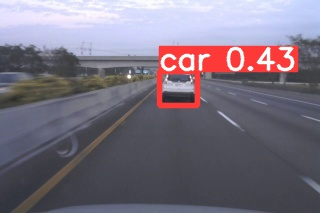
#> input picture YOLOV5/detect/exp1/315.jpg, 320 x 213 px, given as the content of the folder ./test_image/03/, which was not available
$ python lane_det_warp2.py
#> lines starting #> are read from the running program, lines starting #| are printed output that depends on the picture; after the words box and inside, x2 and y2 are one past the last pixel; in counts of white or black regions, pixels touching at a corner belong together; pictures that were not available may be replaced by others from this repository, and a replacement may not be noted
# from moviepy.editor import VideoFileClip
import matplotlib.pyplot as plt
import matplotlib.image as mplimg
import numpy as np
import cv2
import os
import glob


blur_ksize = 5  # Gaussian blur kernel size
canny_lthreshold = 40  # Canny edge detection low threshold
canny_hthreshold = 120  # Canny edge detection high threshold

# Hough transform parameters

rho = 1 #rho的步長，即直線到影象原點(0,0)點的距離
theta = np.pi / 180 #theta的範圍
threshold = 20 #累加器中的值高於它時才認為是一條直線
min_line_length = 20 #線的最短長度，比這個短的都被忽略
max_line_gap = 30 #兩條直線之間的最大間隔，小於此值，認為是一條直線

# [5 lines of commented-out code are left out]

def roi_mask(img, vertices): # img是輸入的影象，verticess是興趣區的四個點的座標（三維的陣列）
  mask = np.zeros_like(img) # 生成與輸入影象相同大小的影象，並使用0填充,影象為黑色
  # defining a 3 channel or 1 channel color to fill the mask with depending on the input image
  if len(img.shape) > 2:
    channel_count = img.shape[2]  # i.e. 3 or 4 depending on your image
    mask_color = (255,) * channel_count#如果 channel_count=3,則為(255,255,255)
  else:
    mask_color = 255
  cv2.fillPoly(mask, vertices, mask_color)#使用白色填充多邊形，形成蒙板
  masked_img = cv2.bitwise_and(img, mask)#img&mask，經過此操作後，興趣區域以外的部分被矇住了，只留下興趣區域的影象
  return masked_img

def roi_mask2(img, vertices): # img是輸入的影象，verticess是興趣區的四個點的座標（三維的陣列）
  mask2 = np.zeros_like(img) # 生成與輸入影象相同大小的影象，並使用0填充,影象為黑色
  # defining a 3 channel or 1 channel color to fill the mask with depending on the input image
  if len(img.shape) > 2:
    channel_count = img.shape[2]  # i.e. 3 or 4 depending on your image
    mask_color = (255,) * channel_count #如果 channel_count=3,則為(255,255,255)
  else:
    mask_color = 255
  cv2.fillPoly(mask2, vertices, mask_color) #使用白色填充多邊形，形成蒙板 on mask2
  masked_img2 = cv2.bitwise_and(img, mask2) #img & mask2，經過此操作後，興趣區域以外的部分被蓋住了，只留下興趣區域的影象 https://blog.csdn.net/LaoYuanPython/article/details/109148867
  return masked_img2

def draw_roi(img, vertices):
  cv2.polylines(img, vertices, True, [255, 0, 0], thickness=2)

def draw_lines(img, lines, color=[255, 0, 0], thickness=2):
    if lines is not None:
        for line in lines:
            for x1,y1,x2,y2 in line:
                cv2.line(img, (x1, y1), (x2, y2), color, thickness)
    else:
        print("No line detected in image")

def hough_lines(img, rho, theta, threshold, min_line_len, max_line_gap):
  lines = cv2.HoughLinesP(img, rho, theta, threshold, np.array([]), minLineLength=min_line_len, maxLineGap=max_line_gap)#函式輸出的直接就是一組直線點的座標位置（每條直線用兩個點表示[x1,y1],[x2,y2]）
  print("lines",lines)
  # cv2.imshow("img",img)
  # cv2.waitKey(0)
  line_img = np.zeros((img.shape[0], img.shape[1], 3), dtype=np.uint8)#生成繪製直線的繪圖板，黑底
  # draw_lines(line_img, lines)
  draw_lanes(line_img, lines)

  return line_img

def lines_active(img, rho, theta, threshold, min_line_len, max_line_gap):
  lines = cv2.HoughLinesP(img, rho, theta, threshold, np.array([]), minLineLength=min_line_len, maxLineGap=max_line_gap)#函式輸出的直接就是一組直線點的座標位置（每條直線用兩個點表示[x1,y1],[x2,y2]）
  return lines

def perspective_transform(img2):
    # img2 = img.copy()
    cv2.imshow("img2",img2)
    cv2.waitKey(20)
    img_size2 = (img2.shape[1], img2.shape[0])  # (1892, 874) x,y
    print(img_size2)
  # offset =150
    src = np.float32([[(10, img2.shape[0]-20),
                       (100,80),
                       (300,80),
                       (img2.shape[1]-20, img2.shape[0]-20)]])
    dst = np.float32([
            [0,img2.shape[0]],            # bottom-left corner
            [0,0],                       # top-left corner
            [img2.shape[1],0 ],           # top-right corner
            [img2.shape[1], img2.shape[0]]  # bottom-right corner
        ])
    M = cv2.getPerspectiveTransform( src,dst)  # src --> dst  => begin_matrix --> end_matrix  perspective matrix  (3 dimenation matrix)
    print("M" , M)
    warped = cv2.warpPerspective(img2, M, img_size2)
    # cv2.imshow("warped",warped)
    # cv2.waitKey(1)
    warped_gray = cv2.cvtColor(warped, cv2.COLOR_RGB2GRAY)#影象轉換為灰度圖
    blur_warped = cv2.GaussianBlur(warped_gray, (blur_ksize, blur_ksize),5) # 使用高斯模糊去除noise , sigma =0.3*((ksize-1)*0.5-1)+0.8 = 1.1
    # cv2.imshow("blur_warped",blur_warped)
    # cv2.waitKey(1)
    # roi_edges = roi_mask(blur_warped, np.array([[(300, 874), (720 ,450), (1150 ,450),(1500 , 874)]])) #對邊緣檢測的影象生成影象蒙板，去掉不感興趣的區域，保留興趣區
    edges_warped = cv2.Canny(blur_warped, canny_lthreshold, canny_hthreshold) #使用Canny進行邊緣檢測  if point_binary value > hthreshold , 則此點也視為邊緣
    # cv2.imshow("edges_warped",edges_warped )
    # cv2.waitKey(1)

    # cv2.imshow("roi_edges2",roi_edges2 )
    cv2.waitKey(20)


    # [12 lines of commented-out code are left out]
    return edges_warped

def draw_lanes(img, lines, color=[255, 0, 0], thickness=8):
  left_lines, right_lines = [], []#用於儲存左邊和右邊的直線
  if lines is not None:
    for line in lines:#對直線進行分類
      for x1, y1, x2, y2 in line:
        k = (y2 - y1) / (x2 - x1)
        if k < 0:
          left_lines.append(line)
        else:
          right_lines.append(line)
  else:
        print("No line detected in image")

  if (len(left_lines) <= 0 or len(right_lines) <= 0):
    return img

  clean_lines(left_lines, 0.1)#彈出左側不滿足斜率要求的直線
  clean_lines(right_lines, 0.1)#彈出右側不滿足斜率要求的直線
  left_points = [(x1, y1) for line in left_lines for x1,y1,x2,y2 in line]#提取左側直線族中的所有的第一個點
  left_points = left_points + [(x2, y2) for line in left_lines for x1,y1,x2,y2 in line]#提取左側直線族中的所有的第二個點
  right_points = [(x1, y1) for line in right_lines for x1,y1,x2,y2 in line]#提取右側直線族中的所有的第一個點
  right_points = right_points + [(x2, y2) for line in right_lines for x1,y1,x2,y2 in line]#提取右側側直線族中的所有的第二個點

  left_vtx = calc_lane_vertices(left_points, 100, img.shape[0])#擬合點集，生成直線表示式，並計算左側直線在影象中的兩個端點的座標
  right_vtx = calc_lane_vertices(right_points, 100, img.shape[0])#擬合點集，生成直線表示式，並計算右側直線在影象中的兩個端點的座標

  color_l= [255,0,0]
  color_r =[0,0,255]
  left_vtx1 = np.reshape(left_vtx , (2,2))  # col,row
  right_vtx1 = np.reshape(right_vtx , (2,2))   # col,row
  color_o =[200,200,220]  # 淡藍色
  print(" right_vtx1[0,1]" ,  right_vtx1[1,0])
  print(" left_vtx1[0,1]" ,  left_vtx1[1,0])

  right1 = right_vtx1[1,0]
  left1 = left_vtx1[1,0]  # (col , row)
  my_x = int((right1 + left1)/2)  # 兩線的中線(bottom)

  right2 = right_vtx1[0,0]
  left2 = left_vtx1[0,0]
  my_x2 = int((right2 + left2)/2)  # 兩線的中線(top)

  cv2.line(img, (my_x , right_vtx1[1,1]) , (my_x2  , right_vtx1[0,1])  , color_o, 8)#畫出中間直線  (1892, 874) x,y
  cv2.line(img, left_vtx[0], left_vtx[1], color, thickness)#畫出直線
  cv2.line(img, right_vtx[0], right_vtx[1], color, thickness)#畫出直線
  coordinate=left_vtx[0],left_vtx[1],right_vtx[0],right_vtx[1]

  print(" my_x" ,  my_x , "l" ,  my_x - left_vtx1[1,0] , "r" , my_x - right_vtx1[1,0]  )


  return coordinate


#將不滿足斜率要求的直線彈出
def clean_lines(lines, threshold):
    slope=[]
    for line in lines:
        for x1,y1,x2,y2 in line:
            k=(y2-y1)/(x2-x1)
            slope.append(k)
    #slope = [(y2 - y1) / (x2 - x1) for line in lines for x1, y1, x2, y2 in line]
    while len(lines) > 0:
        mean = np.mean(slope)#計算斜率的平均值，因為後面會將直線和斜率值彈出
        diff = [abs(s - mean) for s in slope]#計算每條直線斜率與平均值的差值
        idx = np.argmax(diff)#計算差值的最大值的下標
        if diff[idx] > threshold:#將差值大於閾值的直線彈出
          slope.pop(idx)#彈出斜率
          lines.pop(idx)#彈出直線
        else:
          break

#擬合點集，生成直線表示式，並計算直線在影象中的兩個端點的座標
def calc_lane_vertices(point_list, ymin, ymax):
  x = [p[0] for p in point_list]#提取x
  y = [p[1] for p in point_list]#提取y
  fit = np.polyfit(y, x, 1)#用一次多項式x=a*y+b擬合這些點，fit是(a,b)
  fit_fn = np.poly1d(fit)#生成多項式物件a*y+b

  xmin = int(fit_fn(ymin))#計算這條直線在影象中最左側的橫座標
  xmax = int(fit_fn(ymax))#計算這條直線在影象中最右側的橫座標

  return [xmin, ymin],[xmax, ymax]

def process_an_image(img):
  # roi_vtx = np.array([[(0-40, img.shape[0]-20),
  #                      (100,80),
  #                      (300,80),
  #                      (img.shape[1]-20, img.shape[0]-20)]])#目標區域的四個點座標，roi_vtx是一個三維的陣列
  # print(roi_vtx)++
  #一:(canny 50 150)  15 15 40 擬和點集90   (roi (0, img.shape[0]),(115,80), (210,80), (img.shape[1], img.shape[0]))
  #二:(canny 40 120)  20 20 30 擬和點集100  (0-50 -15 roi(100, 80), (220, 80) +10 -15)
  #三:(canny 40 120)  20 20 30 擬和點集100  (0-40  0   roi(90, 82), (235, 82) +10  0)
  img = perspective_transform(img)

# [15 lines of commented-out code are left out]
  line_img = hough_lines(img, rho, theta, threshold, min_line_length, max_line_gap)#使用霍夫直線檢測，並且繪製直線
  cv2.imshow("Hough lines",line_img)
#   cv2.waitKey(0)
  lines = lines_active(img, rho, theta, threshold, min_line_length, max_line_gap)
  res_img = cv2.addWeighted(img, 0.8, line_img, 1, 0)#將處理後的影象與原圖做融合
  img1=res_img.copy()
  coordinate = draw_lanes(img, lines, color=[255, 0, 0], thickness=8)
  print("coordinate",coordinate)
  coordinate=list(coordinate) #tuple轉list
  coordinate=np.array(coordinate) #list轉array
  coordinate[[0,1],:] = coordinate[[1,0],:] #第0列與第一列互換
  print("coordinate: \n",coordinate)

  # 車道半透明填充
  res_img1=cv2.fillPoly(img1, [coordinate], (0,255, 0))
  cv2.imshow("res_img1",res_img1)

  alpha = 0.8
  beta = 1-alpha
  gamma = 0
  res_img = cv2.addWeighted(res_img, alpha,res_img1, beta, gamma)

  # cv2.fillPoly(res_img, [coordinate], (0, 255, 0)) #填滿車道
  return res_img

# [15 lines of commented-out code are left out]
i = 0
array_of_img = []

for filename in os.listdir("./test_image/03/"):
    img = cv2.imread("./test_image/03/" + "/" + filename)
#> img is the input picture: shape (213, 320, 3); mean B, G, R 127.4, 113.6, 121.9
    cv2.imshow("img",img)
    i =i+1
    array_of_img.append(img)
    print(array_of_img)
#> (printed output is left out)
    res_img=process_an_image(img)
#| (320, 213)
#| M [[ 2.34805195e+00  1.87012987e+00 -3.84415584e+02]
#|  [ 1.89478063e-16  4.01103896e+00 -3.20883117e+02]
#|  [ 5.83129396e-19  5.84415584e-03  1.00000000e+00]]
#> in perspective_transform, `warped = cv2.warpPerspective(img2, M, img_size2)`:
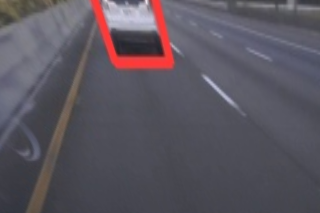
#> warped: shape (213, 320, 3); mean B, G, R 95, 85.3, 90.6
#> in perspective_transform, `warped_gray = cv2.cvtColor(warped, cv2.COLOR_RGB2GRAY)#影象轉換為灰度圖`:
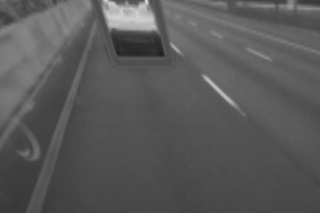
#> warped_gray: shape (213, 320); min 30, max 232, mean 88.8
#> in perspective_transform, `edges_warped = cv2.Canny(blur_warped, canny_lthreshold, canny_hthresho..`:
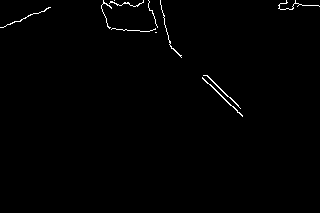
#> edges_warped: shape (213, 320); 0.77% white in thin lines or dots, all inside (x1, y1, x2, y2) = (0, 0, 320, 117)
#> in hough_lines, `lines = cv2.HoughLinesP(img, rho, theta, threshold, np.array([]), minL..`: lines = 14 rows, first 6: [124, 2, 242, 116], [206, 75, 227, 96], [101, 5, 161, 5], [109, 28, 167, 32], [217, 85, 240, 108], [279, 4, 318, 5]
#| lines [[[124   2 242 116]]
#|  [[206  75 227  96]]
#|  [[101   5 161   5]]
#|  [[109  28 167  32]]
#|  [[217  85 240 108]]
#|  [[279   4 318   5]]
#|  [[  0  27  49   7]]
#|  [[103   3 160   3]]
#|  [[  2  27  45  10]]
#|  [[143   1 166  30]]
#|  [[160   2 170  45]]
#|  [[207  75 238 105]]
#> (further printed lines are left out)
#> the loop in draw_lanes, `for line in lines:#對直線進行分類` made 14 passes
#> line on passes 1 to 12: [[124, 2, 242, 116]], [[206, 75, 227, 96]], [[101, 5, 161, 5]], [[109, 28, 167, 32]], [[217, 85, 240, 108]], [[279, 4, 318, 5]], [[0, 27, 49, 7]], [[103, 3, 160, 3]], [[2, 27, 45, 10]], [[143, 1, 166, 30]], [[160, 2, 170, 45]], [[207, 75, 238, 105]]
#> after the loop in draw_lanes, `for line in lines:#對直線進行分類`: left_lines = [[[0, 27, 49, 7]], [[2, 27, 45, 10]], [[101, 7, 148, 6]]]; right_lines = [[[124, 2, 242, 116]], [[206, 75, 227, 96]], [[101, 5, 161, 5]], [[109, 28, 167, 32]], [[217, 85, 240, 108]], [[279, 4, 318, 5]], [[103, 3, 160, 3]], [[143, 1, 166, 30]], [[160, 2, 170, 45]], [[207, 75, 238, 105]], [[152, 30, 237, 112]]]
#> the loop in clean_lines, `for line in lines:` made 3 passes
#> after the loop in clean_lines, `for line in lines:`: slope = [-0.408, -0.395, -0.0213]
#> the loop in clean_lines, `while len(lines) > 0:` made 2 passes
#> (mean, diff, idx) on passes 1 to 2: (-0.275, [0.133, 0.12, 0.254], 2), (-0.402, [0.00641, 0.00641], 1)
#> after the loop in clean_lines, `while len(lines) > 0:`: lines = [[[0, 27, 49, 7]], [[2, 27, 45, 10]]]; slope = [-0.408, -0.395]
#> the loop in clean_lines (call 2), `for line in lines:` made 11 passes
#> the loop in clean_lines (call 2), `while len(lines) > 0:` made 7 passes
#> (mean, diff, idx) on passes 4 to 7: (0.624, [0.342, 0.376, 0.555, 0.376, 0.599, 0.624, 0.344, 0.341], 5), (0.713, [0.253, 0.287, 0.644, 0.287, 0.688, 0.254, 0.251], 4), (0.828, [0.138, 0.172, 0.759, 0.172, 0.14, 0.137], 2), (0.98, [0.0136, 0.0203, 0.0203, 0.012, 0.015], 1)
#> (mean, idx) on passes 1 to 3: (0.959, 8), (0.625, 7), (0.555, 2)
#> in draw_lanes, `left_points = [(x1, y1) for line in left_lines for x1,y1,x2,y2 in line..`: left_points = [(0, 27), (2, 27)]
#> in draw_lanes, `left_points = left_points + [(x2, y2) for line in left_lines for x1,y1..`: left_points = [(0, 27), (2, 27), (49, 7), (45, 10)]
#> in draw_lanes, `right_points = [(x1, y1) for line in right_lines for x1,y1,x2,y2 in li..`: right_points = [(124, 2), (206, 75), (217, 85), (207, 75), (152, 30)]
#> in draw_lanes, `right_points = right_points + [(x2, y2) for line in right_lines for x1..`: right_points = [(124, 2), (206, 75), (217, 85), (207, 75), (152, 30), (242, 116), (227, 96), (240, 108), (238, 105), (237, 112)]
#> in calc_lane_vertices, `x = [p[0] for p in point_list]#提取x`: x = [0, 2, 49, 45]
#> in calc_lane_vertices, `y = [p[1] for p in point_list]#提取y`: y = [27, 27, 7, 10]
#> in calc_lane_vertices, `fit = np.polyfit(y, x, 1)#用一次多項式x=a*y+b擬合這些點，fit是(a,b)`: fit = [-2.47, 67.87]
#> in calc_lane_vertices, `xmin = int(fit_fn(ymin))#計算這條直線在影象中最左側的橫座標`: xmin = -179
#> in calc_lane_vertices, `xmax = int(fit_fn(ymax))#計算這條直線在影象中最右側的橫座標`: xmax = -458
#> in draw_lanes, `left_vtx = calc_lane_vertices(left_points, 100, img.shape[0])#擬合點集，生成直..`: left_vtx = ([-179, 100], [-458, 213])
#> in draw_lanes, `right_vtx = calc_lane_vertices(right_points, 100, img.shape[0])#擬合點集，生..`: right_vtx = ([229, 100], [350, 213])
#> in draw_lanes, `left_vtx1 = np.reshape(left_vtx , (2,2))`: left_vtx1 = [[-179, 100], [-458, 213]]
#> in draw_lanes, `right_vtx1 = np.reshape(right_vtx , (2,2))`: right_vtx1 = [[229, 100], [350, 213]]
#|  right_vtx1[0,1] 350
#|  left_vtx1[0,1] -458
#> in draw_lanes, `right1 = right_vtx1[1,0]`: right1 = 350
#> in draw_lanes, `left1 = left_vtx1[1,0]`: left1 = -458
#> in draw_lanes, `my_x = int((right1 + left1)/2)`: my_x = -54
#> in draw_lanes, `right2 = right_vtx1[0,0]`: right2 = 229
#> in draw_lanes, `left2 = left_vtx1[0,0]`: left2 = -179
#> in draw_lanes, `my_x2 = int((right2 + left2)/2)`: my_x2 = 25
#> in draw_lanes, `cv2.line(img, right_vtx[0], right_vtx[1], color, thickness)#畫出直線`:
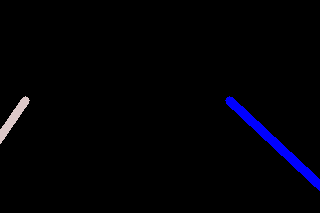
#> img: shape (213, 320, 3); mean of channels 0, 1, 2 5.5, 1.2, 1.3; drawn as B, G, R
#> in draw_lanes, `coordinate=left_vtx[0],left_vtx[1],right_vtx[0],right_vtx[1]`: coordinate = ([-179, 100], [-458, 213], [229, 100], [350, 213])
#|  my_x -54 l 404 r -404
#> in lines_active, `lines = cv2.HoughLinesP(img, rho, theta, threshold, np.array([]), minL..`: lines = 14 rows, first 6: [124, 2, 242, 116], [206, 75, 227, 96], [101, 5, 161, 5], [109, 28, 167, 32], [217, 85, 240, 108], [279, 4, 318, 5]
#> (the run stopped early here; a loop or call above may not have finished)
